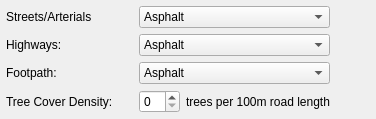
                 <widget class="QWidget" name="lc_roads_widget" native="true">
                  <property name="minimumSize">
                   <size>
                    <width>0</width>
                    <height>10</height>
                   </size>
                  </property>
                  <layout class="QGridLayout" name="gridLayout_4">
                   <property name="leftMargin">
                    <number>6</number>
                   </property>
                   <property name="topMargin">
                    <number>6</number>
                   </property>
                   <property name="rightMargin">
                    <number>6</number>
                   </property>
                   <property name="bottomMargin">
                    <number>6</number>
                   </property>
                   <item row="5" column="0">
                    <widget class="QLabel" name="lc_rdtreedens_lbl">
                     <property name="text">
                      <string>Tree Cover Density:</string>
                     </property>
                    </widget>
                   </item>
                   <item row="5" column="2">
                    <widget class="QSpinBox" name="lc_rdtreedens_spin">
                     <property name="maximum">
                      <number>10</number>
                     </property>
                    </widget>
                   </item>
                   <item row="4" column="0">
                    <widget class="QLabel" name="lc_rdfpath_lbl">
                     <property name="text">
                      <string>Footpath:</string>
                     </property>
                    </widget>
                   </item>
                   <item row="5" column="3">
                    <widget class="QLabel" name="lc_rdtreedens_lbl2">
                     <property name="text">
                      <string>trees per 100m road length</string>
                     </property>
                    </widget>
                   </item>
                   <item row="2" column="0">
                    <widget class="QLabel" name="lc_rdhwy_lbl">
                     <property name="text">
                      <string>Highways:</string>
                     </property>
                    </widget>
                   </item>
                   <item row="4" column="2" colspan="2">
                    <widget class="QComboBox" name="lc_rdfpath_combo">
                     <item>
                      <property name="text">
                       <string>Asphalt</string>
                      </property>
                     </item>
                     <item>
                      <property name="text">
                       <string>Concrete</string>
                      </property>
                     </item>
                     <item>
                      <property name="text">
                       <string>Gravel/Compacted Dirt</string>
                      </property>
                     </item>
                    </widget>
                   </item>
                   <item row="2" column="2" colspan="2">
                    <widget class="QComboBox" name="lc_rdhwy_combo">
                     <item>
                      <property name="text">
                       <string>Asphalt</string>
                      </property>
                     </item>
                     <item>
                      <property name="text">
                       <string>Concrete</string>
                      </property>
                     </item>
                     <item>
                      <property name="text">
                       <string>Gravel/Compacted Dirt</string>
                      </property>
                     </item>
                    </widget>
                   </item>
                   <item row="5" column="4">
                    <spacer name="horizontalSpacer_21">
                     <property name="orientation">
                      <enum>Qt::Horizontal</enum>
                     </property>
                     <property name="sizeHint" stdset="0">
                      <size>
                       <width>40</width>
                       <height>20</height>
                      </size>
                     </property>
                    </spacer>
                   </item>
                   <item row="5" column="1">
                    <spacer name="horizontalSpacer_22">
                     <property name="orientation">
                      <enum>Qt::Horizontal</enum>
                     </property>
                     <property name="sizeType">
                      <enum>QSizePolicy::Fixed</enum>
                     </property>
                     <property name="sizeHint" stdset="0">
                      <size>
                       <width>20</width>
                       <height>20</height>
                      </size>
                     </property>
                    </spacer>
                   </item>
                   <item row="0" column="0">
                    <widget class="QLabel" name="lc_rdloc_lbl">
                     <property name="text">
                      <string>Streets/Arterials</string>
                     </property>
                    </widget>
                   </item>
                   <item row="0" column="2" colspan="2">
                    <widget class="QComboBox" name="lc_rdloc_combo">
                     <item>
                      <property name="text">
                       <string>Asphalt</string>
                      </property>
                     </item>
                     <item>
                      <property name="text">
                       <string>Concrete</string>
                      </property>
                     </item>
                     <item>
                      <property name="text">
                       <string>Gravel/Compacted Dirt</string>
                      </property>
                     </item>
                    </widget>
                   </item>
                   <item row="4" column="4">
                    <spacer name="horizontalSpacer_23">
                     <property name="orientation">
                      <enum>Qt::Horizontal</enum>
                     </property>
                     <property name="sizeHint" stdset="0">
                      <size>
                       <width>40</width>
                       <height>20</height>
                      </size>
                     </property>
                    </spacer>
                   </item>
                   <item row="2" column="4">
                    <spacer name="horizontalSpacer_24">
                     <property name="orientation">
                      <enum>Qt::Horizontal</enum>
                     </property>
                     <property name="sizeHint" stdset="0">
                      <size>
                       <width>40</width>
                       <height>20</height>
                      </size>
                     </property>
                    </spacer>
                   </item>
                   <item row="0" column="4">
                    <spacer name="horizontalSpacer_25">
                     <property name="orientation">
                      <enum>Qt::Horizontal</enum>
                     </property>
                     <property name="sizeHint" stdset="0">
                      <size>
                       <width>40</width>
                       <height>20</height>
                      </size>
                     </property>
                    </spacer>
                   </item>
                   <item row="4" column="1">
                    <spacer name="horizontalSpacer_26">
                     <property name="orientation">
                      <enum>Qt::Horizontal</enum>
                     </property>
                     <property name="sizeType">
                      <enum>QSizePolicy::Fixed</enum>
                     </property>
                     <property name="sizeHint" stdset="0">
                      <size>
                       <width>20</width>
                       <height>20</height>
                      </size>
                     </property>
                    </spacer>
                   </item>
                   <item row="2" column="1">
                    <spacer name="horizontalSpacer_27">
                     <property name="orientation">
                      <enum>Qt::Horizontal</enum>
                     </property>
                     <property name="sizeType">
                      <enum>QSizePolicy::Fixed</enum>
                     </property>
                     <property name="sizeHint" stdset="0">
                      <size>
                       <width>20</width>
                       <height>20</height>
                      </size>
                     </property>
                    </spacer>
                   </item>
                   <item row="0" column="1">
                    <spacer name="horizontalSpacer_28">
                     <property name="orientation">
                      <enum>Qt::Horizontal</enum>
                     </property>
                     <property name="sizeType">
                      <enum>QSizePolicy::Fixed</enum>
                     </property>
                     <property name="sizeHint" stdset="0">
                      <size>
                       <width>20</width>
                       <height>20</height>
                      </size>
                     </property>
                    </spacer>
                   </item>
                  </layout>
                 </widget>
